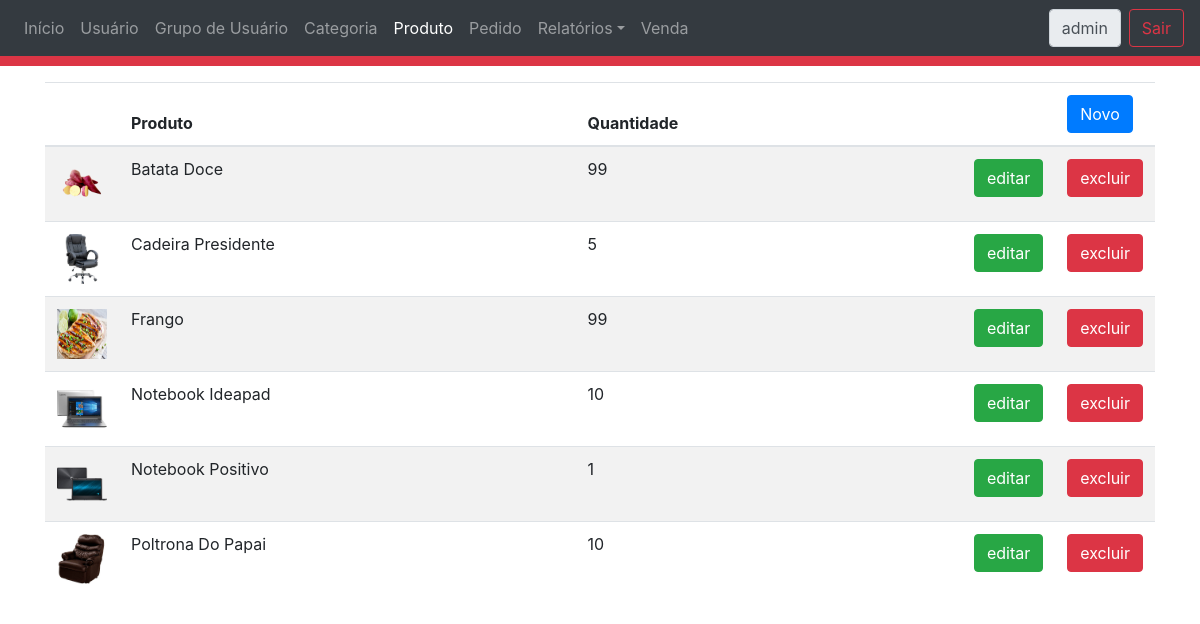
The page /ProdutoTabela.php (signed in) on the database its author committed.
### tables this page shows
CREATE TABLE `tbproduto` (
  `idProduto` int(11) NOT NULL,
  `nome` varchar(255) DEFAULT NULL,
  `descricao` varchar(3000) NOT NULL,
  `valor` decimal(9,2) NOT NULL,
  `quantidadeEstoque` int(11) NOT NULL,
  `foto` varchar(255) DEFAULT NULL,
  `idCategoria` int(11) NOT NULL
);

### ControleAcesso.php (called while the page is built, shortened)
<?php
	require_once 'class/Usuario.php';
	require_once 'class/GrupoAcesso.php';
	$usuarioAtual = unserialize($_SESSION["USUARIO_ATUAL"]);
	$grupoAcessoUsuarioAtual = unserialize($_SESSION["GRUPOACESSO_USUARIO_ATUAL"]);
?>

### class/GrupoAcesso.php (called while the page is built, shortened)
<?php
    require_once 'Acesso.php';
	class GrupoAcesso
	{
        private  $acesso;
        function getAcesso() {
            return $this->acesso;
        }
	}
?>

### class/Acesso.php (called while the page is built, shortened)
<?php
class Acesso
    {
        private  $menu;
        private  $arquivo;
        private  $tipo;
        function getMenu() {
            return $this->menu;
        }
        function getTipo() {
            return $this->tipo;
        }
        function getArquivo() {
            return $this->arquivo;
        }
        function setMenu($menu) {
            $this->menu = $menu;
        }
        function setTipo($tipo) {
            $this->tipo = $tipo;
        }
        function setArquivo($arquivo) {
            $this->arquivo = $arquivo;
        }
    }
?>

### class/Usuario.php (called while the page is built, shortened)
<?php
	class Usuario
	{
        private  $login;
        function getLogin(){
            return $this->login;
        }
	}
?>

### class/ProdutoDAO.php (called while the page is built, shortened)
<?php
	require_once 'CategoriaDAO.php';
	require_once 'Produto.php';
	class ProdutoDAO extends CrudDAO
	{
		public function listar(){
			$objetos = array();
			try{
				$pdo = parent::conectar();
				$sql = "SELECT * FROM tbProduto  ORDER BY nome";
				$run = $pdo->prepare($sql);
				$run->execute();
				$resultado = $run->fetchAll();
				$categoriaDAO = new CategoriaDAO();
				foreach ($resultado as $registro){
					$produto = new Produto();
					$produto->setIdProduto($registro['idProduto']);
					$produto->setNome($registro['nome']);
					$produto->setDescricao($registro['descricao']);
					$produto->setValor($registro['valor']);
					$produto->setQuantidade($registro['quantidadeEstoque']);
					$produto->setFoto($registro['foto']);
					$categoria = $categoriaDAO->buscarPorId($registro['idCategoria']);
					$produto->setCategoria($categoria);
					array_push($objetos, $produto);
				}
			}catch(Exception $ex){
				echo $ex->getFile().' : '.$ex->getLine().' : '.$ex->getMessage();
			}finally {
				parent::desconectar();
			}
			return $objetos;
		}
	}
?>

### class/Produto.php (called while the page is built, shortened)
<?php
	class Produto
	{
        private  $idProduto;
        private  $nome;
        private  $foto;
        function __construct() {
            $categoria = new Categoria();
        }
        function getIdProduto(){
            return $this->idProduto;
        }
        function setIdProduto($idProduto){
            $this->idProduto = intval($idProduto);
        }
        function getNome(){
            return $this->nome;
        }
        function setNome($nome){
            $this->nome = $nome;
        }
        function getQuantidade(){
            return $this->situacao;
        }
        function setQuantidade($situacao){
            $this->situacao = intval($situacao);
        }
        function getFoto(){
            return $this->foto;
        }
        function setFoto($foto){
            $this->foto = $foto;
        }
	}
?>

### class/CategoriaDAO.php (called while the page is built, shortened)
<?php
	class CategoriaDAO extends CrudDAO
	{
		public function buscarPorId($codigo){
			$categoria = new Categoria();
			try{
				$pdo = parent::conectar();
				$sql = "SELECT * FROM tbCategoria WHERE idCategoria = :idCategoria";
				$run = $pdo->prepare($sql);
	  			$run->bindValue(':idCategoria', $codigo, PDO::PARAM_INT);
				$run->execute();
				$registro = $run->fetch();
				$categoria->setIdCategoria($registro['idCategoria']);
				$categoria->setDescricao($registro['descricao']);
			}catch(Exception $ex){
				echo $ex->getFile().' : '.$ex->getLine().' : '.$ex->getMessage();
			}finally {
				parent::desconectar();
			}
			return $categoria;
		}
	}
?>

### ProdutoTabela.php (the view, shortened to what this page needs)
<?php
	require_once 'ControleAcesso.php';
	require_once 'class/ProdutoDAO.php';
?>
<html>
    <head>
		<link type="text/css" rel="stylesheet" href="css/bootstrap.css"/>
		<link type="text/css" rel="stylesheet" href="css/produto.css"/>
    </head>
    <body>
		<div class="cabecalho">
			<?php
				include_once("Cabecalho.php");
			?>
		</div>
		<div class="container">
			<table id="tabelaProduto" class="table table-striped">
				<thead>
					<tr>
						<th></th>
						<th class="col-md-6">Produto</th>
						<th class="col-md-5">Quantidade</th>
						<th class="col-md-1"></th>
						<th class="col-md"><a class="btn btn-primary" href="ProdutoFormulario.php">Novo</a></th>
					</tr>
				</thead>
				<tbody>
					<?php
						$produtoDAO = new ProdutoDAO();
						$lista = $produtoDAO->listar();
						foreach($lista as $produto){
							echo"<tr>";
							echo"<td> <img class='fotoProduto' src='imagens/{$produto->getFoto()}'> </td>";
							echo"<td>{$produto->getNome()}</td>";
							echo"<td>{$produto->getQuantidade()}</td>";
							echo"<td> <a class='btn btn-success' href='ProdutoFormulario.php?idProduto={$produto->getIdProduto()}'> editar </a> </td>";
							echo"<td> <a class='btn btn-danger'  href='ProdutoControlador.php?operacao=excluir&idProduto={$produto->getIdProduto()}'> excluir </a> </td>";
							echo"</tr>";
						}
					?>
				</tbody>
			</table>
    </body>
</html>

### Cabecalho.php (shortened to what this page needs)
<nav class="navbar navbar-expand-md navbar-dark bg-dark">
  <div class="collapse navbar-collapse" id="navbarsExampleDefault">
	<ul class="navbar-nav mr-auto">
	<?php
		$arquivoAtual = basename($_SERVER['PHP_SELF']);
		foreach ($grupoAcessoUsuarioAtual as $grupoAcesso){
			if($grupoAcesso->getAcesso()->getTipo() == "menu"){
				if($grupoAcesso->getAcesso()->getArquivo() == $arquivoAtual){
					$ativo = "active";
				}else{
					$ativo = "";
				}
				echo "<li class='nav-item {$ativo}'>";
				echo "<a class='nav-link' href='{$grupoAcesso->getAcesso()->getArquivo()}'>{$grupoAcesso->getAcesso()->getMenu()}</a>";
		  		echo "</li>";
			}else{
				if($grupoAcesso->getAcesso()->getTipo() == "subMenu"){
					if($grupoAcesso->getAcesso()->getArquivo() == $arquivoAtual){
						$ativo = "active";
					}else{
						$ativo = "";
					}
					echo "<li class='nav-item dropdown {$ativo}'>";
					    echo "<a class='nav-link dropdown-toggle' href='{$grupoAcesso->getAcesso()->getArquivo()}' id='navbarDropdown' role='button' data-toggle='dropdown' aria-haspopup='true' aria-expanded='false'>{$grupoAcesso->getAcesso()->getMenu()}</a>";
					echo "</li>";
				}
			}
	  	}
	?>
	</ul>
	<div class="form-inline my-2 my-lg-0">
	  <label class="form-control mr-sm-2" readonly> <?php echo $usuarioAtual->getLogin(); ?> </label>
	  <a class="btn btn-outline-danger my-2 my-sm-0" href="LoginControlador.php?operacao=encerrar">Sair</a>
	</div>
  </div>
</nav>

### css/produto.css (style rules this page uses)
.cabecalho { border-bottom: 10px solid #dc3545; }
.container { padding-top: 1rem; }
.fotoProduto { width: 50px; height: 50px; }

### rows shown on the page
tbproduto: foto (picture), nome "Batata Doce", quantidadeEstoque "99"
tbproduto: foto (picture), nome "Cadeira Presidente", quantidadeEstoque "5"
tbproduto: foto (picture), nome "Frango", quantidadeEstoque "99"
tbproduto: foto (picture), nome "Notebook Ideapad", quantidadeEstoque "10"
tbproduto: foto (picture), nome "Notebook Positivo", quantidadeEstoque "1"
tbproduto: foto (picture), nome "Poltrona Do Papai", quantidadeEstoque "10"

### other values the page prints
$grupoAcesso->getAcesso()->getMenu() "Início"
$grupoAcesso->getAcesso()->getMenu() "Usuário"
$grupoAcesso->getAcesso()->getMenu() "Grupo de Usuário"
$grupoAcesso->getAcesso()->getMenu() "Categoria"
$grupoAcesso->getAcesso()->getMenu() "Produto"
$grupoAcesso->getAcesso()->getMenu() "Pedido"
$grupoAcesso->getAcesso()->getMenu() "Relatórios"
$grupoAcesso->getAcesso()->getMenu() "Venda"
$usuarioAtual->getLogin() "admin"
